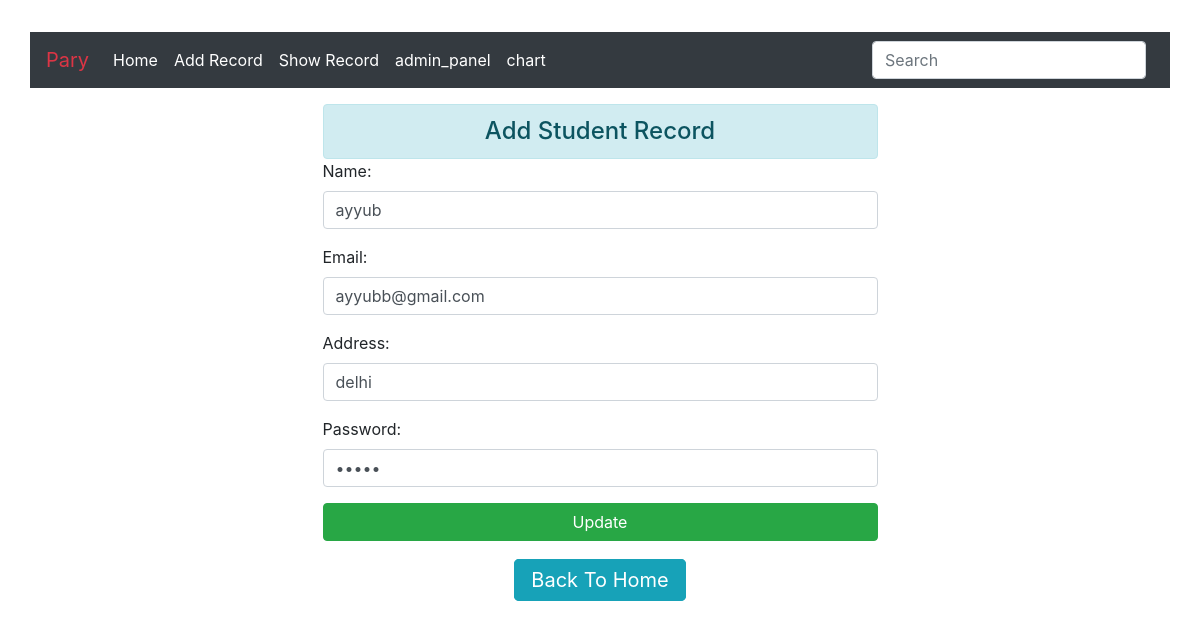
The app's page /update/6 with its own data.
### app/models.py (models this page shows, shortened)
class Students(models.Model):
    name = models.CharField(max_length=70)
    email = models.EmailField(max_length=100)
    address = models.TextField(max_length=100)
    password = models.CharField(max_length=20)

### app/views.py (the view)
# urls.py: path('update/<int:id>',views.update,name='update'),
def update(request,id):
    if request.method=='POST':
        p=Students.objects.get(id=id)
        fm=StudentForm(request.POST,instance=p)
        if fm.is_valid():
            fm.save()
            messages.success(request,"Record Updated ")
            return redirect('show')
    else:
        p = Students.objects.get(id=id)
        fm = StudentForm(instance=p)
    return render(request,'app/update.html',{'fm':fm})

### app/forms.py
class StudentForm(forms.ModelForm):
    class Meta:
        model = Students
        fields = ['name', 'email', 'address', 'password']
        widgets={
            'name':forms.TextInput(attrs={'class':'form-control'}),
            'email': forms.EmailInput(attrs={'class': 'form-control'}),
            'address': forms.TextInput(attrs={'class': 'form-control'}),
            'password': forms.PasswordInput( render_value=True,attrs={'class': 'form-control'}),
        }
        ordering = ['-id']

### app/templates/app/update.html (shortened to what this page needs)
{% extends 'app/base.html' %}
{% block content %}
<div class="row">
      <div class="col md-6 mt-3">
          <h4 class="text-center alert alert-info"  style="width:50%; margin:auto;">Add Student Record</h4>
         <form action="" method="post"  style="width:50%; margin:auto;">
              {{fm.as_p }}
              <input type="submit" value="Update" class="btn btn-block btn-success"><br>
           <center><a href="{% url 'show' %}" class="btn btn-lg btn-info d-inline ">Back To Home</a></center>
         </form>
    </div>
</div>
{% endblock content %}

### records on screen
Students: name "ayyub", email "ayyubb@gmail.com", address "delhi"
